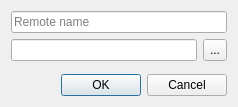
<?xml version="1.0" encoding="UTF-8"?>
<ui version="4.0">
 <class>Dialog</class>
 <widget class="QDialog" name="Dialog">
  <property name="geometry">
   <rect>
    <x>0</x>
    <y>0</y>
    <width>238</width>
    <height>107</height>
   </rect>
  </property>
  <property name="windowTitle">
   <string>GitForSoftimage</string>
  </property>
  <layout class="QVBoxLayout" name="verticalLayout">
   <item>
    <widget class="QLineEdit" name="alias_lineEdit">
     <property name="placeholderText">
      <string>Remote name</string>
     </property>
    </widget>
   </item>
   <item>
    <layout class="QHBoxLayout" name="horizontalLayout">
     <item>
      <widget class="QLineEdit" name="dir_lineEdit">
       <property name="readOnly">
        <bool>true</bool>
       </property>
      </widget>
     </item>
     <item>
      <widget class="QToolButton" name="dir_button">
       <property name="sizePolicy">
        <sizepolicy hsizetype="Minimum" vsizetype="Minimum">
         <horstretch>0</horstretch>
         <verstretch>0</verstretch>
        </sizepolicy>
       </property>
       <property name="minimumSize">
        <size>
         <width>20</width>
         <height>20</height>
        </size>
       </property>
       <property name="text">
        <string>...</string>
       </property>
      </widget>
     </item>
    </layout>
   </item>
   <item>
    <spacer name="verticalSpacer">
     <property name="orientation">
      <enum>Qt::Vertical</enum>
     </property>
     <property name="sizeHint" stdset="0">
      <size>
       <width>20</width>
       <height>40</height>
      </size>
     </property>
    </spacer>
   </item>
   <item>
    <widget class="QDialogButtonBox" name="buttonBox">
     <property name="standardButtons">
      <set>QDialogButtonBox::Cancel|QDialogButtonBox::Ok</set>
     </property>
    </widget>
   </item>
  </layout>
 </widget>
 <tabstops>
  <tabstop>alias_lineEdit</tabstop>
  <tabstop>dir_lineEdit</tabstop>
  <tabstop>dir_button</tabstop>
  <tabstop>buttonBox</tabstop>
 </tabstops>
 <resources/>
 <connections>
  <connection>
   <sender>buttonBox</sender>
   <signal>accepted()</signal>
   <receiver>Dialog</receiver>
   <slot>accept()</slot>
   <hints>
    <hint type="sourcelabel">
     <x>113</x>
     <y>87</y>
    </hint>
    <hint type="destinationlabel">
     <x>98</x>
     <y>108</y>
    </hint>
   </hints>
  </connection>
  <connection>
   <sender>buttonBox</sender>
   <signal>rejected()</signal>
   <receiver>Dialog</receiver>
   <slot>reject()</slot>
   <hints>
    <hint type="sourcelabel">
     <x>183</x>
     <y>82</y>
    </hint>
    <hint type="destinationlabel">
     <x>172</x>
     <y>104</y>
    </hint>
   </hints>
  </connection>
  <connection>
   <sender>dir_button</sender>
   <signal>clicked()</signal>
   <receiver>Dialog</receiver>
   <slot>dir_clicked()</slot>
   <hints>
    <hint type="sourcelabel">
     <x>212</x>
     <y>46</y>
    </hint>
    <hint type="destinationlabel">
     <x>243</x>
     <y>48</y>
    </hint>
   </hints>
  </connection>
 </connections>
 <slots>
  <slot>dir_clicked()</slot>
 </slots>
</ui>
